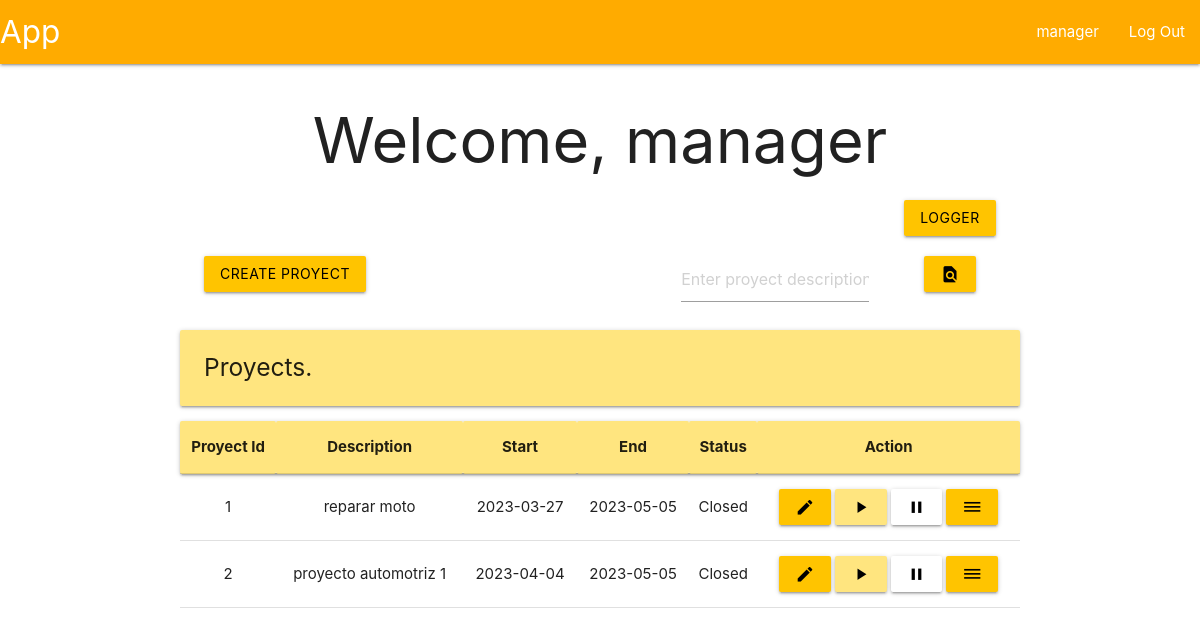
/root/proyects (signed in), run on an earlier commit of the app's database.
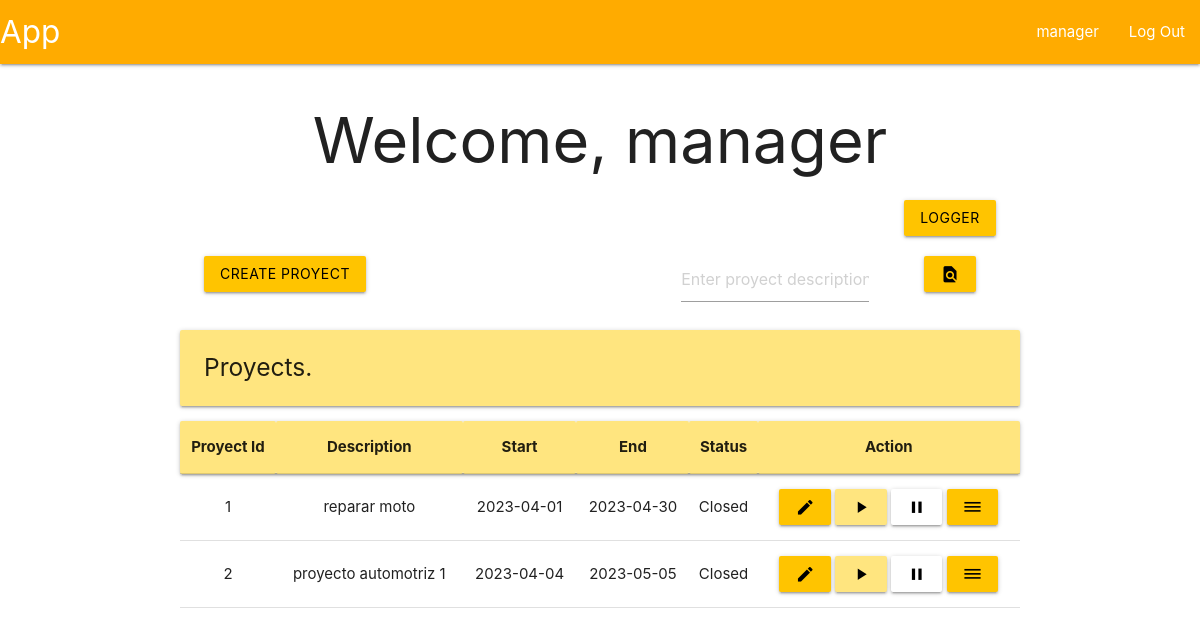
And on a later commit of the database.
### tables this page shows
CREATE TABLE proyect (
    id INTEGER PRIMARY KEY AUTOINCREMENT,
    description TEXT UNIQUE NOT NULL,
    start DATE NOT NULL,
    end DATE NOT NULL,
    statusId INTEGER,

    FOREIGN KEY (statusId) REFERENCES proyectStatus(id)
);

CREATE TABLE proyectStatus (
    id INTEGER PRIMARY KEY AUTOINCREMENT,
    name TEXT NOT NULL
);

### app/proyectView.py (the view, shortened to what this page needs)
@bp.route('/proyects', methods=('POST', 'GET'))
@modifyProyect_required
def proyectView():
    db = get_db()
    flag = False
    if not flag:
        proyects = db.execute(
            """SELECT
                p.id,
                p.description as description,
                p.start as start,
                p.end as end,
                s.name as status
               FROM proyect p
               INNER JOIN proyectStatus s ON p.statusId = s.id"""
        ).fetchall()
    return render_template('proyect/proyectView.html', proyects=proyects)

### app/auth.py (called while the page is built)
@bp.before_app_request
def load_logged_in_user():
    user_id = session.get('user_id')
    if user_id is None:
        g.user = None
    else:
        g.user = get_db().execute(
            "SELECT * FROM user WHERE id = ?",
            (user_id,)
        ).fetchone()

def modifyProyect_required(view):
    @functools.wraps(view)
    def wrapped_view(**kwargs):
        if g.user is None:
            return redirect(url_for('auth.login'))
        elif g.user['roleId'] != 1 and g.user['roleId'] != 3:
            return redirect(url_for('user.profile'))
        return view(**kwargs)
    return wrapped_view

### app/db.py (called while the page is built)
def get_db():
    if 'db' not in g:
        g.db = sqlite3.connect(
            current_app.config['DATABASE'],
            detect_types = sqlite3.PARSE_DECLTYPES
        )
        g.db.row_factory = sqlite3.Row
    return g.db

### app/templates/proyect/proyectView.html (shortened to what this page needs)
{% extends 'base.html' %}
{% block header %}
  <h1>{% block title %}Welcome, {{ g.user['username'] }}{% endblock %}</h1>
{% endblock %}
{% block content %}
{% if g.user['roleId'] != 1%}
<div class="row">
    <div class="col s2 offset-s10">
        <form method="POST">
            <button class="btn amber accent-3 black-text" name="logs">logger</button>
        </form>
    </div>
</div>
{% endif %}
<div class="row">
  <form method="POST">
    <div class="col s3">
      <button class="btn amber accent-3 black-text" type="submit" value="create-proyect" name="create-proyect">Create proyect</button>
    </div>
  </form>
  <form method="POST">
    <div class="col s3 offset-s4">
      <input placeholder="Enter proyect description" name="find-proyect" id="proyect">
    </div>
    <div class="col s2">
      <button class="btn amber accent-3 black-text">
        <i class="material-icons">find_in_page</i>
      </button>
    </div>
  </form>
</div>
<div class="left-align">
    <h5 class="card-panel amber accent-1">Proyects.</h5>
</div>
<table class="centered">
    <thead class="card-panel amber accent-1">
      <tr>
        <th>Proyect Id</th>
        <th>Description</th>
        <th>Start</th>
        <th>End</th>
        <th>Status</th>
        <th>Action</th>
      </tr>
    </thead>
    <tbody>
      {% for proyect in proyects %}
        <tr>
          <td>{{ proyect['id'] }}</td>
          <td>{{ proyect['description']}}</td>
          <td>{{ proyect['start'] }}</td>
          <td>{{ proyect['end'] }}</td>
          <td>{{ proyect['status'] }}</td>
          <td>
            <form method="POST">
                <button class="btn amber accent-3 black-text" type="submit" name="modify-proyect" value="{{ proyect['id'] }}">
                  <i class="material-icons">edit</i>
                </button>
                <button class="btn amber accent-1 black-text" type="submit" name="enable-proyect" value="{{ proyect['id'] }}">
                  <i class="material-icons">play_arrow</i>
                </button>
                <button class="btn white black-text" type="submit" name="close-proyect" value="{{ proyect['id'] }}">
                  <i class="material-icons">pause</i>
                </button>
                <button class="btn amber accent-3 black-text" type="submit" name="detail" value="{{ proyect['id'] }}">
                  <i class="material-icons">dehaze</i>
                </button>
            </form>
          </td>
        </tr>
      {% endfor %}
    </tbody>
  </table>
{% endblock %}

What changed in the data, as far as the page shows it:
changed proyect "reparar moto": start "2023-03-27" → "2023-04-01"; end "2023-05-05" → "2023-04-30"
